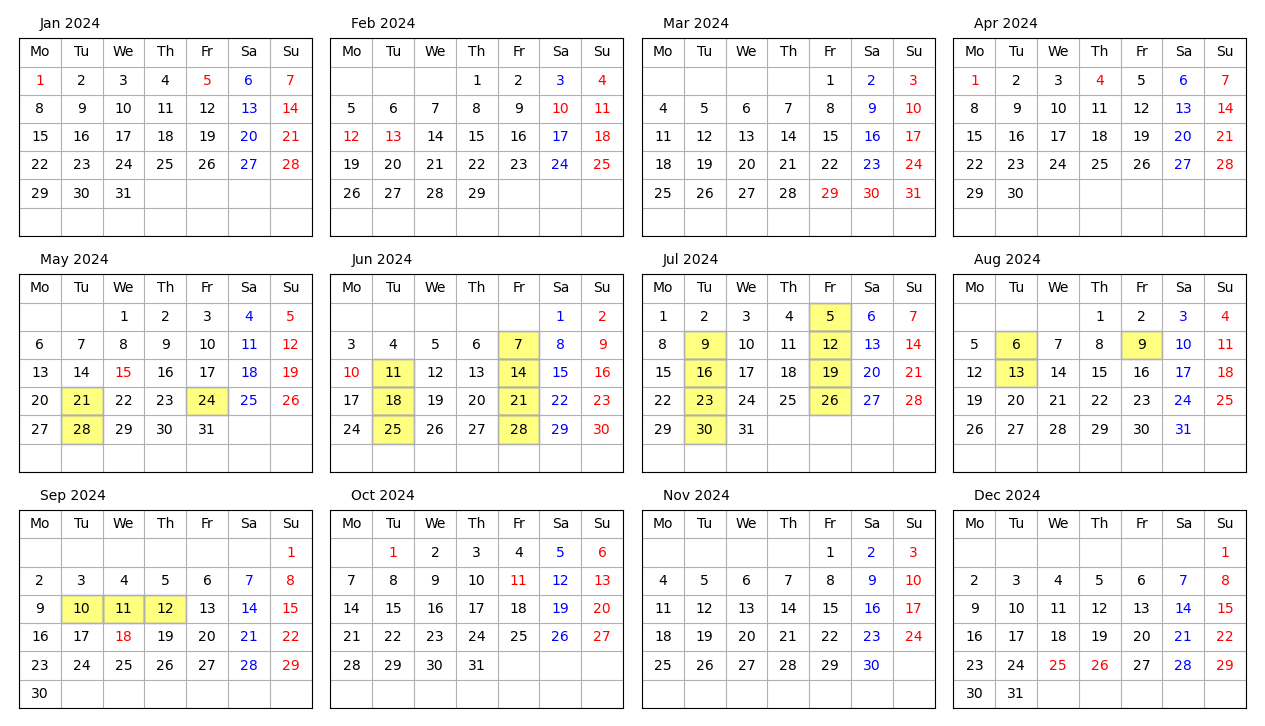

Recreate this plot in Python.
from datetime import datetime
from calendar import monthrange
from datetime import timedelta

import pandas as pd

import matplotlib
import matplotlib.patches as patches
import matplotlib.pyplot as plt


def label_month(year, month, ax, i, j, cl="black"):
    months = [
        "Jan",
        "Feb",
        "Mar",
        "Apr",
        "May",
        "Jun",
        "Jul",
        "Aug",
        "Sep",
        "Oct",
        "Nov",
        "Dec",
    ]

    month_label = f"{months[month-1]} {year}"
    ax.text(i, j, month_label, color=cl, va="center")


def label_weekday(ax, i, j, cl="black"):
    x_offset_rate = 1
    for weekday in ["Mo", "Tu", "We", "Th", "Fr", "Sa", "Su"]:
        ax.text(i, j, weekday, ha="center", va="center", color=cl)
        i += x_offset_rate


def label_day(ax, day, i, j, cl="black"):

    ax.text(i, j, int(day), ha="center", va="center", color=cl)


def fill_box(ax, i, j):
    ax.add_patch(
        patches.Rectangle(
            (i - 0.5, j - 0.5),
            1,
            1,
            edgecolor="blue",
            facecolor="yellow",
            alpha=0.5,
            fill=True,
        )
    )


def check_fill_day(year, month, day, weekday):
    if (month, day) in fillday_list:
        return True


def check_color_day(year, month, day, weekday):
    if (month, day) in holiday_list:
        return "red"

    if weekday == 6:  # Sunday
        return "red"
    
    if weekday == 5:  # Saturday
        return "blue"

    return "black"


def month_calendar(ax, year, month, fill):
    date = datetime(year, month, 1)

    weekday, num_days = monthrange(year, month)

    # adjust by 0.5 to set text at the ceter of grid square
    x_start = 1 - 0.5
    y_start = 5 + 0.5
    x_offset_rate = 1
    y_offset = -1

    label_month(year, month, ax, x_start, y_start + 2)
    label_weekday(ax, x_start, y_start + 1)

    j = y_start

    for day in range(1, num_days + 1):
        i = x_start + weekday * x_offset_rate
        color = check_color_day(year, month, day, weekday)

        if fill and check_fill_day(year, month, day, weekday):
            fill_box(ax, i, j)

        label_day(ax, day, i, j, color)
        weekday = (weekday + 1) % 7
        if weekday == 0:
            j += y_offset


def main(year, month, grid=False, fill=False):
    fig = plt.figure()
    ax = fig.add_subplot()
    ax.axis([0, 7, 0, 7])
    ax.axis("off")
    ax.axis('tight')  # Fit tightly to the text

    if grid:
        ax.axis("on")
        ax.grid(grid)
        for tick in ax.xaxis.get_major_ticks():
            tick.tick1line.set_visible(False)
            tick.tick2line.set_visible(False)
            tick.label1.set_visible(False)
            tick.label2.set_visible(False)

        for tick in ax.yaxis.get_major_ticks():
            tick.tick1line.set_visible(False)
            tick.tick2line.set_visible(False)
            tick.label1.set_visible(False)
            tick.label2.set_visible(False)
    month_calendar(ax, year, month, fill)
    plt.tight_layout()
    plt.show()

# anual calendar

def annual_calender(year, grid=False):
    
    nrow = 3
    ncol = 4
    figsize=(10,6)
    fig, axs = plt.subplots(figsize=figsize, nrows=nrow, ncols=ncol)

    month = 1

    for ax in axs.reshape(-1):

        ax.axis([0, 7, 0, 7])
        ax.set_axis_off()
        
        if grid:
            ax.axis("on")
            ax.grid(grid)
            for tick in ax.xaxis.get_major_ticks():
                tick.tick1line.set_visible(False)
                tick.tick2line.set_visible(False)
                tick.label1.set_visible(False)
                tick.label2.set_visible(False)

            for tick in ax.yaxis.get_major_ticks():
                tick.tick1line.set_visible(False)
                tick.tick2line.set_visible(False)
                tick.label1.set_visible(False)
                tick.label2.set_visible(False)
        
        month_calendar(ax, year, month, fill=True)
        month += 1
    plt.tight_layout()
    plt.show()    

if __name__ == "__main__":
    df = pd.read_csv(r'.\CHANEL FBP Stocktake 2024_draft schedule.csv')
    stk_dates = [(datetime.strptime(date, "%d/%m/%Y").month, datetime.strptime(date, "%d/%m/%Y").day) for date in df['STOCK TAKE DATE']]
    fillday_list = stk_dates

    # holiday
    holiday_df = pd.read_excel(r'.\HKholidays2024.xlsx')
    holidays = [(date.month, date.day) for date in pd.to_datetime(holiday_df['date'])]
    holiday_list = holidays
    
    annual_calender(2024, grid=True)
    


    
